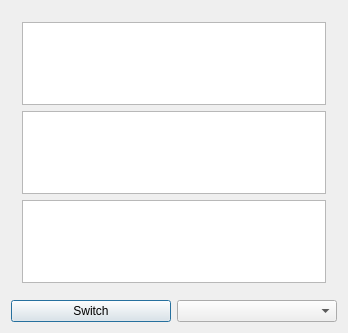
<?xml version="1.0" encoding="UTF-8"?>
<ui version="4.0">
 <class>FileDialog</class>
 <widget class="QDialog" name="FileDialog">
  <property name="geometry">
   <rect>
    <x>0</x>
    <y>0</y>
    <width>348</width>
    <height>333</height>
   </rect>
  </property>
  <property name="windowTitle">
   <string>FileDialog</string>
  </property>
  <layout class="QVBoxLayout" name="verticalLayout">
   <item>
    <widget class="QStackedWidget" name="stackedWidget">
     <property name="currentIndex">
      <number>0</number>
     </property>
     <widget class="QWidget" name="page">
      <layout class="QVBoxLayout" name="verticalLayout_2">
       <item>
        <widget class="QListView" name="listView"/>
       </item>
       <item>
        <widget class="QTreeView" name="treeView"/>
       </item>
       <item>
        <widget class="QListView" name="iconView"/>
       </item>
      </layout>
     </widget>
     <widget class="QWidget" name="page_2"/>
    </widget>
   </item>
   <item>
    <layout class="QHBoxLayout" name="horizontalLayout">
     <item>
      <widget class="QPushButton" name="switchButton">
       <property name="text">
        <string>Switch</string>
       </property>
      </widget>
     </item>
     <item>
      <widget class="QComboBox" name="comboBox"/>
     </item>
    </layout>
   </item>
  </layout>
 </widget>
 <layoutdefault spacing="6" margin="11"/>
 <resources/>
 <connections/>
</ui>
